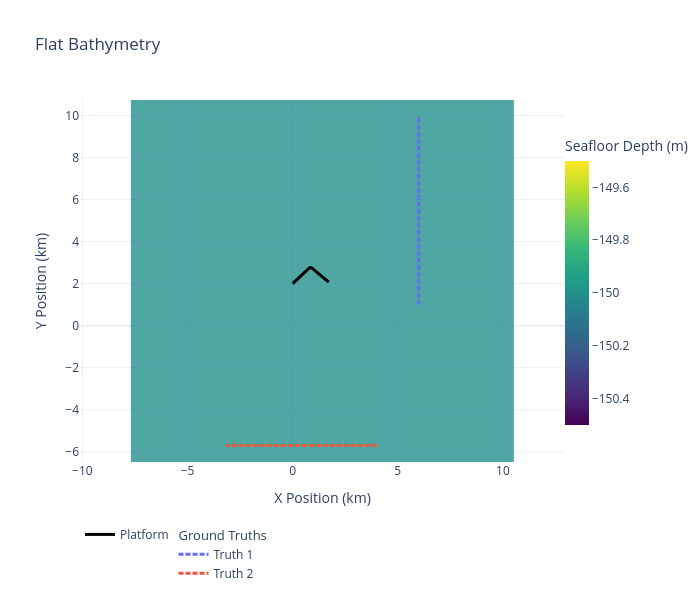
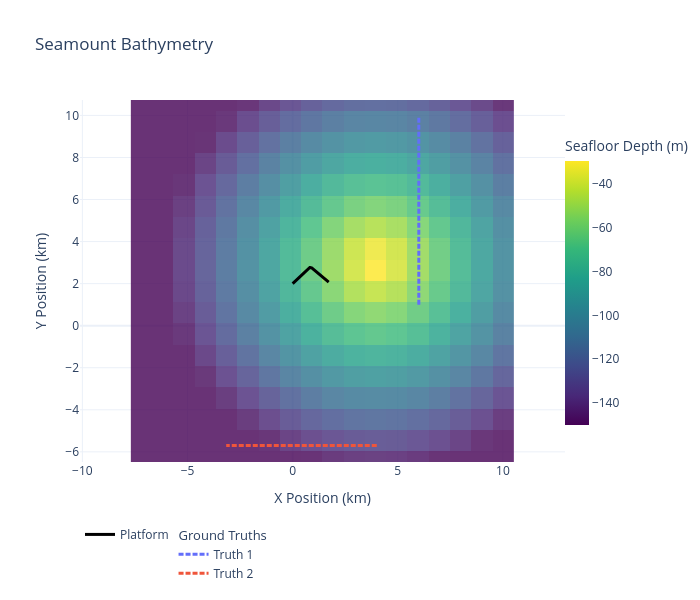

Here is the notebook cell these charts were saved with, in order:
### Markdown cell above
## Geometry View: Trajectories over Bathymetry

These plots use ``plot_world`` with optional bathymetry overlays to show how
the same kinematics interact with different seafloor geometry.

### Code cell
fig_bathy_flat = plot_world(
    truths=target_ground_truths,
    platform=platform,
    bathymetry=flat_bathymetry,
    figsize=(600, 500),
)
fig_bathy_flat.update_layout(title="Flat Bathymetry")
fig_bathy_flat.show()

fig_bathy_seamount = plot_world(
    truths=target_ground_truths,
    platform=platform,
    bathymetry=seamount_bathymetry,
    figsize=(600, 500),
)
fig_bathy_seamount.update_layout(title="Seamount Bathymetry")
fig_bathy_seamount.show()

### Figure 1 — Plotly figure (JSON) as saved in the notebook; plotly's stock layout.template omitted (floating-point values rounded to 4 significant figures; data arrays with more than 128 entries replaced by an {"elided": "..."} marker saying what was removed)
{"data": [{"colorbar": {"len": 0.85, "thickness": 24, "title": {"text": "Seafloor Depth (m)"}, "x": 1, "xanchor": "left", "xpad": 0, "y": 0.5, "yanchor": "middle"}, "colorscale": [[0, "#440154"], [0.1111, "#482878"], [0.2222, "#3e4989"], [0.3333, "#31688e"], [0.4444, "#26828e"], [0.5556, "#1f9e89"], [0.6667, "#35b779"], [0.7778, "#6ece58"], [0.8889, "#b5de2b"], [1, "#fde725"]], "hovertemplate": "X: %{x:.2f}<br>Y: %{y:.2f}<br>Depth: %{z:.2f} m<extra></extra>", "opacity": 0.8, "type": "heatmap", "x": [-7.188, -6.175, -5.162, -4.15, -3.137, -2.124, -1.112, -0.09897, 0.9137, 1.926, 2.939, 3.952, 4.964, 5.977, 6.99, 8.002, 9.015, 10.03], "y": [-6.482, -5.47, -4.457, -3.445, -2.432, -1.419, -0.4066, 0.606, 1.619, 2.631, 3.644, 4.657, 5.669, 6.682, 7.695, 8.707, 9.72, 10.73], "z": {"elided": "18x18 float values"}}, {"legendgroup": "platform", "line": {"color": "black", "width": 3}, "mode": "lines", "name": "Platform", "type": "scatter", "x": {"elided": "180 float values"}, "y": {"elided": "180 float values"}}, {"legendgroup": "truths", "legendgrouptitle": {"text": "Ground Truths"}, "line": {"color": "#636EFA", "dash": "5px,2px", "width": 3}, "mode": "lines", "name": "Truth 1", "type": "scatter", "x": {"elided": "180 int values"}, "y": {"elided": "180 float values"}}, {"legendgroup": "truths", "line": {"color": "#EF553B", "dash": "5px,2px", "width": 3}, "mode": "lines", "name": "Truth 2", "type": "scatter", "x": {"elided": "180 float values"}, "y": {"elided": "180 float values"}}], "layout": {"autosize": false, "colorway": ["#636EFA", "#EF553B", "#00CC96", "#AB63FA", "#FFA15A", "#19D3F3", "#FF6692", "#B6E880", "#FF97FF", "#FECB52"], "height": 600, "legend": {"orientation": "h", "x": 0, "xanchor": "left", "y": -0.16, "yanchor": "top"}, "margin": {"b": 120}, "showlegend": true, "title": {"text": "Flat Bathymetry"}, "width": 700, "xaxis": {"range": [-7.188, 10.03], "title": {"text": "X Position (km)"}}, "yaxis": {"range": [-6.482, 10.73], "scaleanchor": "x", "scaleratio": 1, "title": {"text": "Y Position (km)"}}}}

### Figure 2 — Plotly figure (JSON) as saved in the notebook; plotly's stock layout.template omitted (floating-point values rounded to 4 significant figures; data arrays with more than 128 entries replaced by an {"elided": "..."} marker saying what was removed)
{"data": [{"colorbar": {"len": 0.85, "thickness": 24, "title": {"text": "Seafloor Depth (m)"}, "x": 1, "xanchor": "left", "xpad": 0, "y": 0.5, "yanchor": "middle"}, "colorscale": [[0, "#440154"], [0.1111, "#482878"], [0.2222, "#3e4989"], [0.3333, "#31688e"], [0.4444, "#26828e"], [0.5556, "#1f9e89"], [0.6667, "#35b779"], [0.7778, "#6ece58"], [0.8889, "#b5de2b"], [1, "#fde725"]], "hovertemplate": "X: %{x:.2f}<br>Y: %{y:.2f}<br>Depth: %{z:.2f} m<extra></extra>", "opacity": 0.8, "type": "heatmap", "x": [-7.188, -6.175, -5.162, -4.15, -3.137, -2.124, -1.112, -0.09897, 0.9137, 1.926, 2.939, 3.952, 4.964, 5.977, 6.99, 8.002, 9.015, 10.03], "y": [-6.482, -5.47, -4.457, -3.445, -2.432, -1.419, -0.4066, 0.606, 1.619, 2.631, 3.644, 4.657, 5.669, 6.682, 7.695, 8.707, 9.72, 10.73], "z": {"elided": "18x18 float values"}}, {"legendgroup": "platform", "line": {"color": "black", "width": 3}, "mode": "lines", "name": "Platform", "type": "scatter", "x": {"elided": "180 float values"}, "y": {"elided": "180 float values"}}, {"legendgroup": "truths", "legendgrouptitle": {"text": "Ground Truths"}, "line": {"color": "#636EFA", "dash": "5px,2px", "width": 3}, "mode": "lines", "name": "Truth 1", "type": "scatter", "x": {"elided": "180 int values"}, "y": {"elided": "180 float values"}}, {"legendgroup": "truths", "line": {"color": "#EF553B", "dash": "5px,2px", "width": 3}, "mode": "lines", "name": "Truth 2", "type": "scatter", "x": {"elided": "180 float values"}, "y": {"elided": "180 float values"}}], "layout": {"autosize": false, "colorway": ["#636EFA", "#EF553B", "#00CC96", "#AB63FA", "#FFA15A", "#19D3F3", "#FF6692", "#B6E880", "#FF97FF", "#FECB52"], "height": 600, "legend": {"orientation": "h", "x": 0, "xanchor": "left", "y": -0.16, "yanchor": "top"}, "margin": {"b": 120}, "showlegend": true, "title": {"text": "Seamount Bathymetry"}, "width": 700, "xaxis": {"range": [-7.188, 10.03], "title": {"text": "X Position (km)"}}, "yaxis": {"range": [-6.482, 10.73], "scaleanchor": "x", "scaleratio": 1, "title": {"text": "Y Position (km)"}}}}
